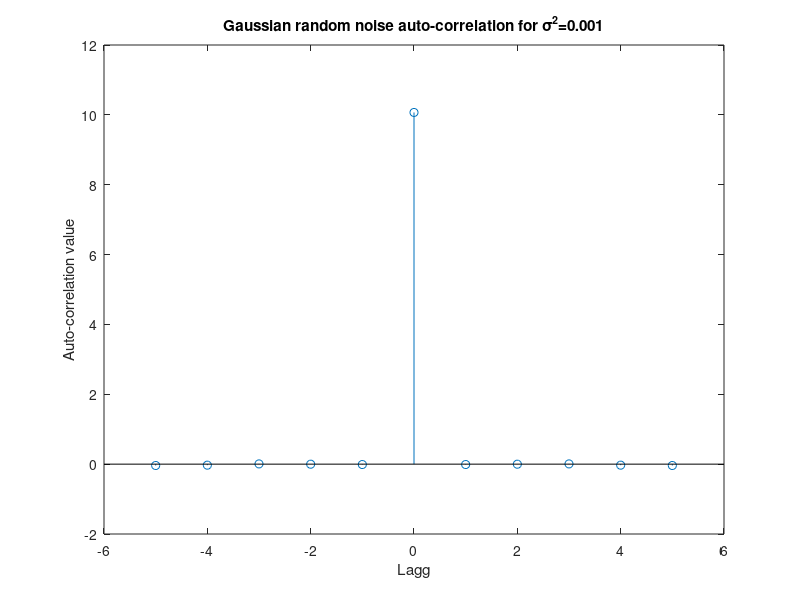
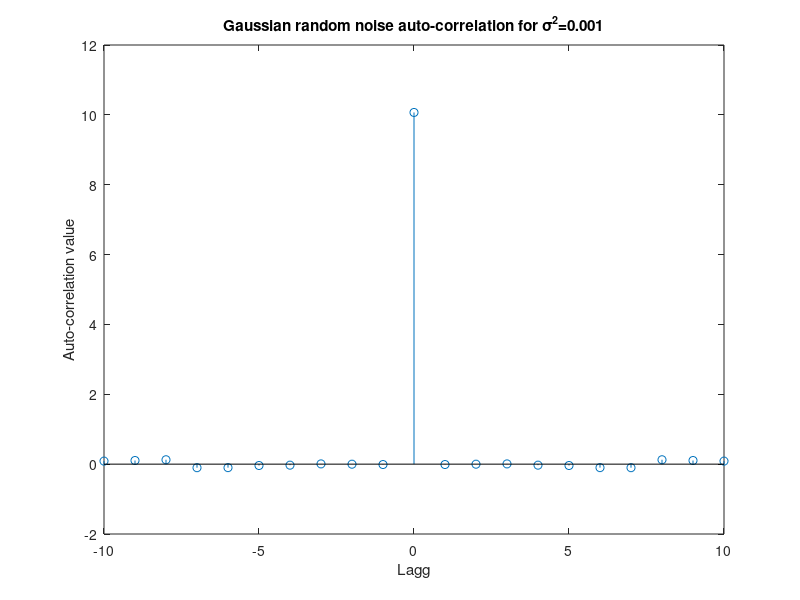
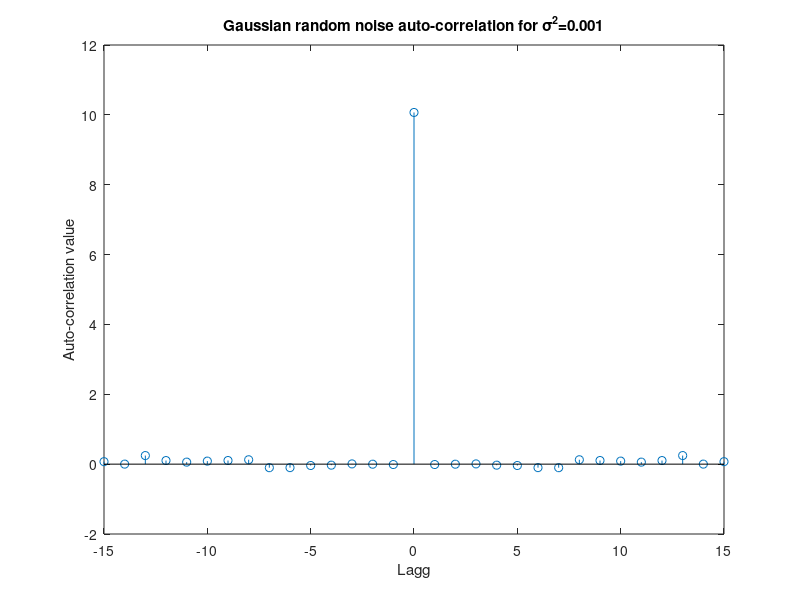
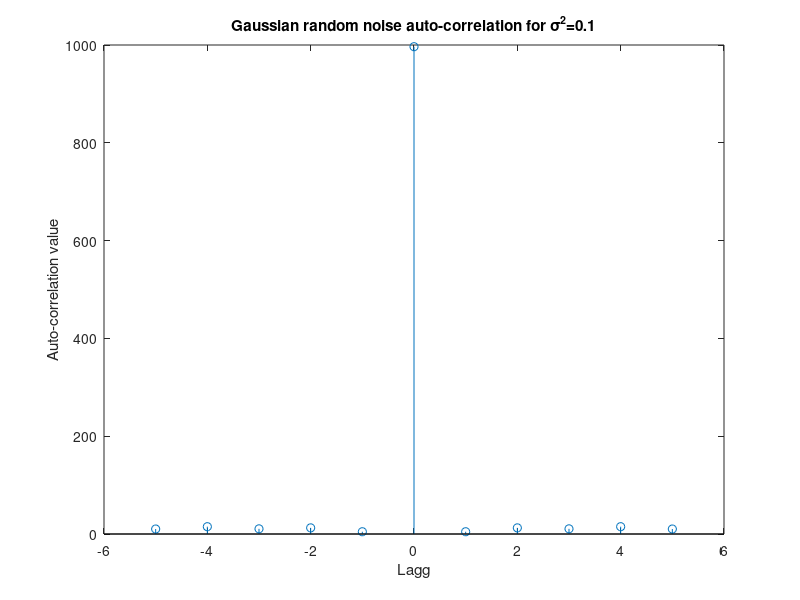

Write MATLAB code to recreate these figures, in order.
clear all; close all;

N = 10000;
k = [5, 10, 15];
sigma_squared = [0.001, 0.1, 1, 10, 100];
sigma = sqrt(sigma_squared);

for i = 1:length(sigma)
    x = sigma(i).*randn([N, 1]);
    for j = 1:length(k)
        [r, lags] = xcorr(x, k(j));
        
        figure;
        set(gcf,'position', [0,0,800, 600]);
        stem(lags, r);
        title(['Gaussian random noise auto-correlation for \sigma^2=',num2str(sigma_squared(i))]);
        xlabel("Lagg");
        ylabel("Auto-correlation value");
    end
end

x = wgn(N, 1, 0);
[r, lags] = xcorr(x, 15);

figure;
set(gcf,'position', [0,0,800, 600]);
stem(lags, r);
title("White Gaussian noise auto-correlation");
xlabel("Lagg");
ylabel("Auto-correlation value");
